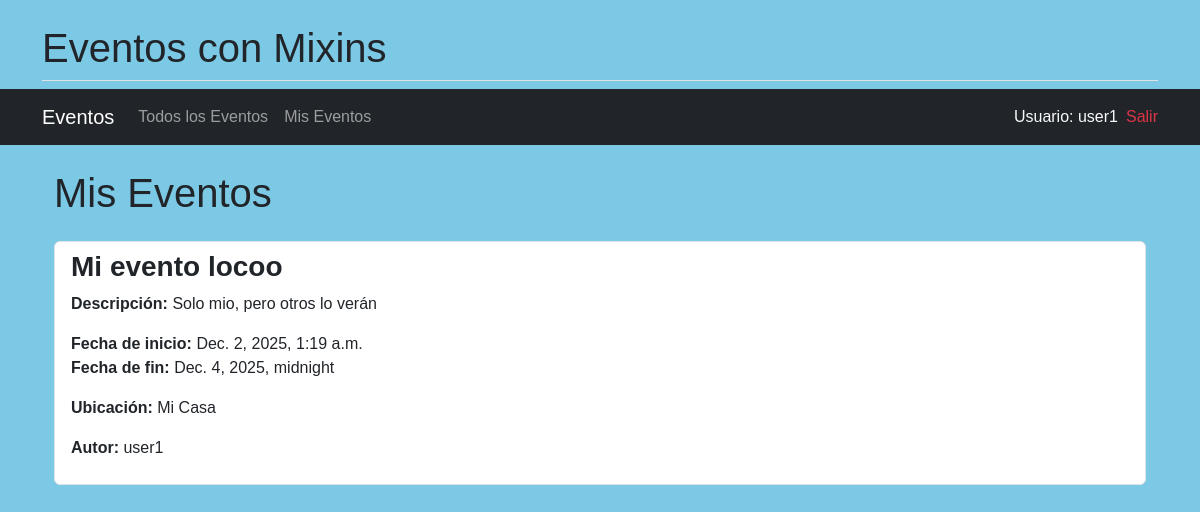
Screenshot of /mis_eventos/ (signed in) with the database file from the repository.
### app_eventos/models.py (models this page shows, shortened)
class Evento(models.Model):
    nombre = models.CharField(max_length=200)
    descripcion = models.TextField()
    fecha_inicio = models.DateTimeField()
    fecha_fin = models.DateTimeField()
    ubicacion = models.CharField(max_length=300)
    autor = models.ForeignKey(User, on_delete=models.CASCADE, null=True)

### app_eventos/views.py (the view)
# urls.py: path('mis_eventos/', MisEventos.as_view(), name='mis_eventos'),
class MisEventos(LoginRequiredMixin, ListView):
    model = Evento
    template_name = "app_eventos/mis_eventos.html"
    context_object_name = "eventos"
    def get_queryset(self):
        return Evento.objects.filter(autor=self.request.user)

### app_eventos/templates/app_eventos/mis_eventos.html (shortened to what this page needs)
{% extends "base.html" %}
{% block content %}
<div class="container">
    <h1 class="mb-4">Mis Eventos</h1>
    {% if eventos %}
        <ul class="list-group">
            {% for evento in eventos %}
            <li class="list-group-item">
                <h3 class="fw-bold">{{ evento.nombre }}</h3>
                <p><strong>Descripción:</strong> {{ evento.descripcion }}</p>
                <p>
                    <strong>Fecha de inicio:</strong> {{ evento.fecha_inicio }} <br>
                    <strong>Fecha de fin:</strong> {{ evento.fecha_fin }}
                </p>
                <p><strong>Ubicación:</strong> {{ evento.ubicacion }}</p>
                <p>
                    <strong>Autor:</strong> {{ evento.autor.username }}
                </p>
            </li>
            {% endfor %}
        </ul>
    {% else %}
        <div class="alert alert-info">No tienes eventos creados.</div>
    {% endif %}
</div>
{% endblock %}

### app_eventos/templates/base.html (shortened to what this page needs)
<!DOCTYPE html>
<html lang="es">
<head>
    <link
        href="https://cdn.jsdelivr.net/npm/bootstrap@5.3.2/dist/css/bootstrap.min.css"
        rel="stylesheet">
</head>
<body>
    <div class="container mt-4">
        <h1 class="pb-2 border-bottom">
            Eventos con Mixins
        </h1>
    </div>
    <nav class="navbar navbar-expand-lg navbar-dark bg-dark mb-4">
        <div class="container">
            <a class="navbar-brand" href="{% url 'lista_eventos' %}">
                Eventos
            </a>
            <div class="collapse navbar-collapse" id="navbarNav">
                <ul class="navbar-nav me-auto">
                    <li class="nav-item">
                        <a class="nav-link" href="{% url 'lista_eventos' %}">
                            Todos los Eventos
                        </a>
                    </li>
                    <li class="nav-item">
                        <a class="nav-link" href="{% url 'mis_eventos' %}">
                            Mis Eventos
                        </a>
                    </li>
                </ul>
                <ul class="navbar-nav">
                    {% if user.is_authenticated %}
                        <li class="nav-item">
                            <span class="nav-link text-light">Usuario: {{ user.username }}</span>
                        </li>
                <li class="nav-item d-flex align-items-center">
                    <form method="POST" action="{% url 'logout' %}" class="m-0 p-0">
                        <button
                            type="submit"
                            class="btn btn-link nav-link text-danger p-0"
                            style="display: inline; margin: 0; padding-top: 0; padding-bottom: 0;">
                            Salir
                        </button>
                    </form>
                </li>
                    {% else %}
                        <li class="nav-item">
                            <a class="nav-link text-info" href="{% url 'login' %}">
                                Login
                            </a>
                        </li>
                    {% endif %}
                </ul>
            </div>
        </div>
    </nav>
    <div class="container">
        {% block content %}
        {% endblock %}
    </div>
</body>
</html>

### app_eventos/templates/base.html (style rules this page uses)
body { font-family: Arial, sans-serif; background-color: rgb(124, 201, 229); padding-bottom: 30px; }

### rows the page displays
Evento: nombre "Mi evento locoo", descripcion "Solo mio, pero otros lo verán", fecha_inicio "Dec. 2, 2025, 1:19 a.m.", fecha_fin "Dec. 4, 2025, midnight", ubicacion "Mi Casa", autor.username "user1"

### other values shown
{{ user.username }} "user1"
